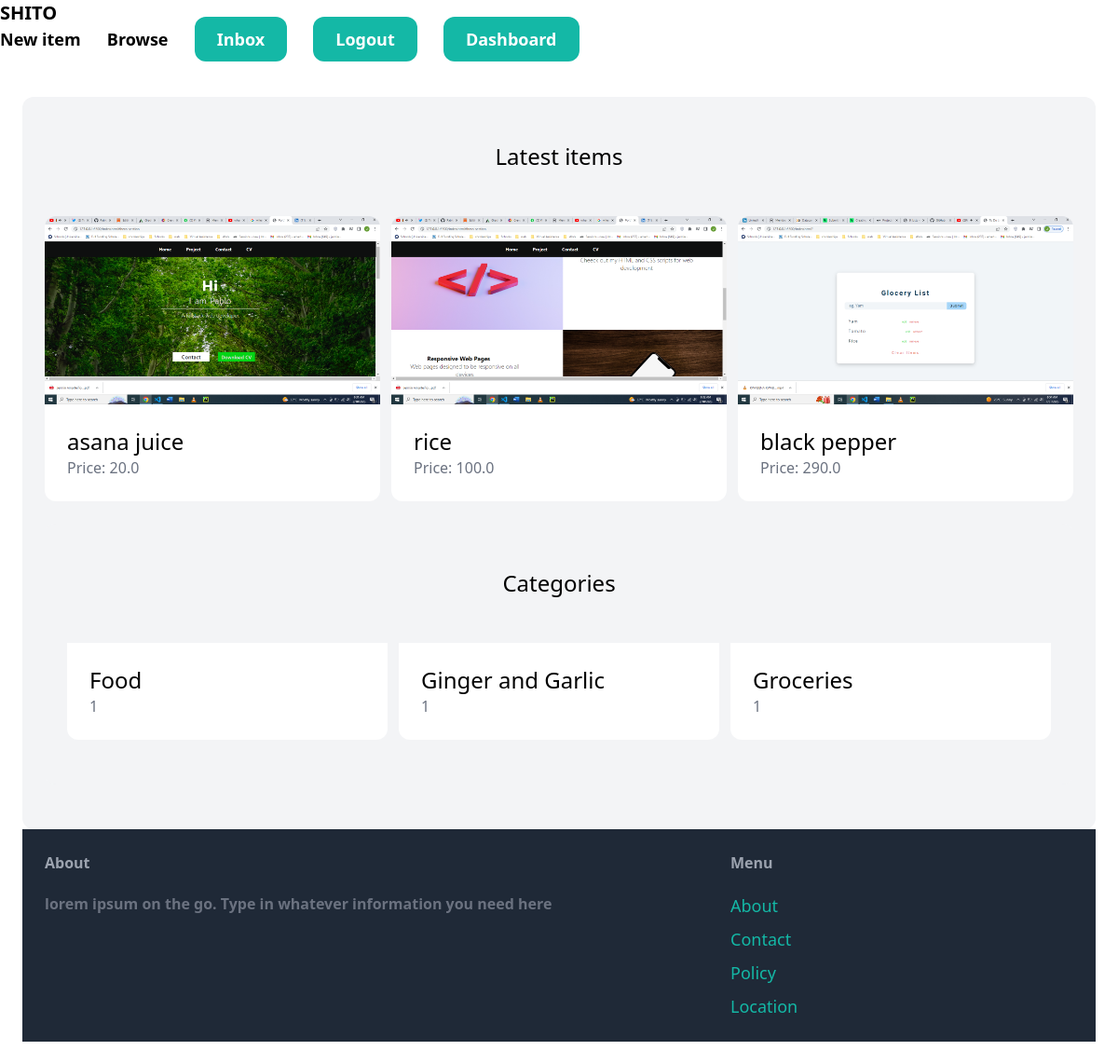
The app's page / (signed in) with its own data.
### item/models.py (models this page shows, shortened)
class Item(models.Model):
    category = models.ForeignKey(Category, related_name='items', on_delete=models.CASCADE)
    name = models.CharField(max_length=255)
    description = models.TextField(blank=True, null=True)
    price = models.FloatField()
    image = models.ImageField(upload_to='item_images', blank=True, null=True)
    is_sold = models.BooleanField(default=False)
    created_at = models.DateField(auto_now_add=True)
    created_by = models.ForeignKey(User, related_name='items', on_delete=models.CASCADE)

class Category(models.Model):
    name = models.CharField(max_length=255)
    class Meta:
        ordering= ('name',)
        verbose_name_plural ='Categories'

### Spice/views.py (the view)
# urls.py: path('', views.index, name= 'index'),
def index(request):
    items = Item.objects.filter(is_sold = False)[0:6]
    categories = Category.objects.all()
    return render(request, 'Spice/index.html', {
        'categories': categories,
        'items': items,
    })

### Spice/templates/Spice/index.html (shortened to what this page needs)
{% extends 'Spice/base.html' %}
{% block content %}
    <div class= 'mt-6 px-6 py-12 bg-gray-100 rounded-xl'>
    <h2 class= 'mb-12 text-2xl text-center'>Latest items</h2>
        <div class= "grid grid-cols-3 gap-3">
            {% for item in items %}
                <div>
                    <a href="{% url 'item:detail' item.id %}">
                        <div>
                            <img src='{{item.image.url}}' class= 'rounded-t-xl'>
                        </div>
                        <div class="p-6 bg-white rounded-b-xl">
                            <h2 class="text-2xl">{{item.name}}</h2>
                            <p class = "text-gray-500"> Price: {{item.price}}</p>
                        </div>
                    </a>
                </div>
            {% endfor %}
        </div>
        <div class= 'mt-6 px-6 py-12 bg-gray-100 rounded-xl'>
            <h2 class= 'mb-12 text-2xl text-center'>Categories</h2>
                <div class= "grid grid-cols-3 gap-3">
                    {% for cat  in categories %}
                    <div>
                        <a href='#'>
                            <div class="p-6 bg-white rounded-b-xl">
                                <h2 class="text-2xl">{{cat.name}}</h2>
                                <p class = "text-gray-500">  {{cat.items.count}}</p>
                            </div>
                        </a>
                    </div>
                    {% endfor %}
                </div>
        </div>
{% endblock %}

### records on screen
Item: image (picture), name "asana juice", price "20.0"
Item: image (picture), name "rice", price "100.0"
Item: image (picture), name "black pepper", price "290.0"
Category: name "Food", items.count "1"
Category: name "Ginger and Garlic", items.count "1"
Category: name "Groceries", items.count "1"
